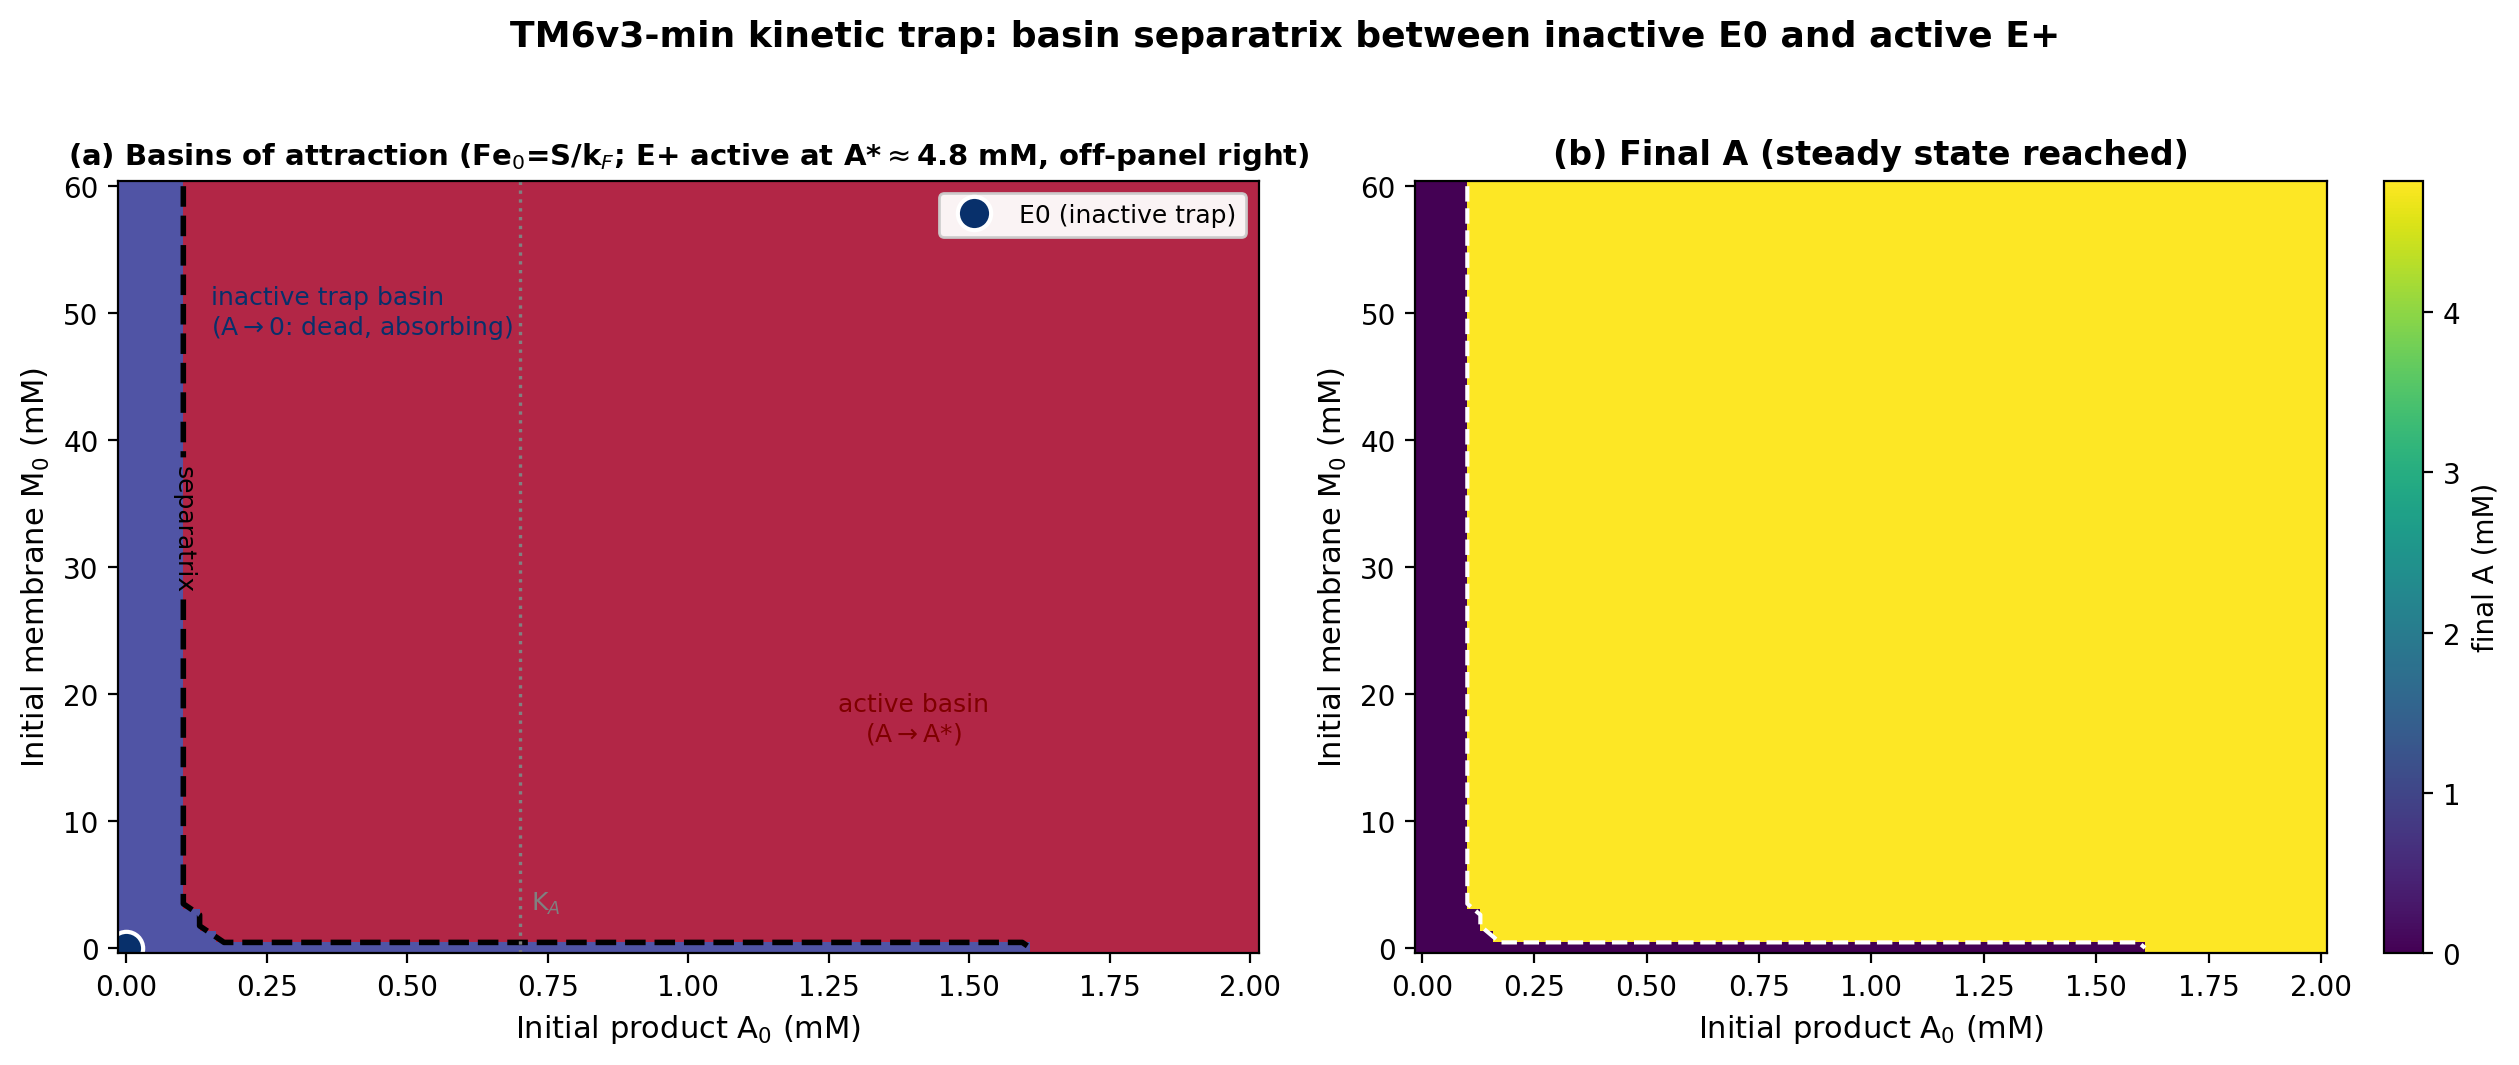

Generate this figure with Python:
#!/usr/bin/env python3
"""
Basin-of-attraction portrait for TM6v3-min (Paper #2 SS3.4) -- the "kinetic trap".

Consilium (s-2026-06-12) recommendation (chemist): a numerical basin map with the
separatrix shows the REAL (large) basin of the active state and the threshold, far
more convincingly to a chemistry reviewer than a local quadratic Lyapunov certificate
(which would certify a physically empty ~1e-9 M ball). Two basins:
  * inactive trap E0 = (0, 0, S/kF)  -- A -> 0  (dead / point of no return)
  * active state  E+ (A* ~ 4.82 mM)  -- A stays > 0

Grid of initial conditions in (A0, M0) at Fe0 = S/kF; integrate; classify by final A.
ODE + params identical to fig5_protocell_model.py (verified).
"""
import matplotlib
matplotlib.use('Agg')
import matplotlib.pyplot as plt
import numpy as np
from scipy.integrate import solve_ivp

OUTDIR = r'D:\home\ignat\project-third-matter\paper\KineticTrap\figures'

PARAMS = dict(
    k1=1e-4, Ka=7e-4, f1=5e-3, Km_f=5e-4, km=3e-2,
    k_fe_gen=5e-5, fe_supply=5e-8, kd_A=1e-4, kd_m=3e-6, kd_fe=3e-4,
)
Fe0 = PARAMS['fe_supply'] / PARAMS['kd_fe']  # S/kF = E0 Fe value


def rhs(t, y, p):
    A, M, Fe = [max(v, 0.0) for v in y]
    f1_eff = p['f1'] * M / (p['Km_f'] + M)
    hill_a = A**2 / (p['Ka']**2 + A**2) if A > 0 else 0.0
    r1 = p['k1'] * f1_eff * hill_a
    r3m = p['km'] * Fe * A
    dA = r1 - p['kd_A'] * A
    dM = r3m - p['kd_m'] * M
    dFe = p['k_fe_gen'] * A + p['fe_supply'] - r3m - p['kd_fe'] * Fe
    return [dA, dM, dFe]


def final_A(A0, M0, t_end_h=4000.0):
    sol = solve_ivp(rhs, (0, t_end_h * 3600), [A0, M0, Fe0], args=(PARAMS,),
                    method='LSODA', rtol=1e-9, atol=1e-13, max_step=2000.0)
    return max(sol.y[0, -1], 0.0)


def main():
    nA, nM = 70, 70
    A_grid = np.linspace(0.0, 2.0e-3, nA)  # 0..2 mM seed product (zoom around threshold ~Ka)
    M_grid = np.linspace(0.0, 60e-3, nM)   # 0..60 mM membrane
    AF = np.zeros((nM, nA))
    A_star_guess = 4.82e-3
    thresh = 0.5 * A_star_guess            # classify active if final A > half of A*
    print(f"Integrating {nA}x{nM} = {nA*nM} ICs (Fe0={Fe0:.3e}) ...")
    for j, M0 in enumerate(M_grid):
        for i, A0 in enumerate(A_grid):
            AF[j, i] = final_A(A0, M0)
        print(f"  row {j+1}/{nM} done", flush=True)

    active = (AF > thresh).astype(float)

    fig, (ax1, ax2) = plt.subplots(1, 2, figsize=(13, 5.2))

    # Panel (a): basin map (binary) + separatrix contour
    ax1.pcolormesh(A_grid * 1e3, M_grid * 1e3, active, cmap='RdYlBu_r',
                   shading='auto', vmin=0, vmax=1, alpha=0.85)
    cs = ax1.contour(A_grid * 1e3, M_grid * 1e3, AF, levels=[thresh],
                     colors='black', linewidths=2.0, linestyles='--')
    ax1.clabel(cs, fmt='separatrix', fontsize=9)
    ax1.plot(0, 0, 'o', color='#08306b', ms=12, mec='white', mew=1.5,
             label='E0 (inactive trap)')
    ax1.axvline(PARAMS['Ka'] * 1e3, color='grey', ls=':', lw=1.2)
    ax1.text(PARAMS['Ka'] * 1e3 + 0.02, 3, 'K$_A$', color='grey', fontsize=9)
    ax1.set_xlabel('Initial product A$_0$ (mM)', fontsize=11)
    ax1.set_ylabel('Initial membrane M$_0$ (mM)', fontsize=11)
    ax1.set_title('(a) Basins of attraction (Fe$_0$=S/k$_F$; E+ active at A*$\\approx$4.8 mM, off-panel right)',
                  fontsize=10.5, fontweight='bold')
    ax1.legend(loc='upper right', fontsize=9, framealpha=0.95)
    ax1.text(0.15, 50, 'inactive trap basin\n(A$\\to$0: dead, absorbing)', color='#08306b',
             fontsize=9, ha='left', va='center')
    ax1.text(1.4, 18, 'active basin\n(A$\\to$A*)', color='#7f0000',
             fontsize=9, ha='center', va='center')

    # Panel (b): final A heatmap (continuous)
    pcm = ax2.pcolormesh(A_grid * 1e3, M_grid * 1e3, AF * 1e3, cmap='viridis',
                         shading='auto')
    ax2.contour(A_grid * 1e3, M_grid * 1e3, AF, levels=[thresh],
                colors='white', linewidths=1.5, linestyles='--')
    fig.colorbar(pcm, ax=ax2, label='final A (mM)')
    ax2.set_xlabel('Initial product A$_0$ (mM)', fontsize=11)
    ax2.set_ylabel('Initial membrane M$_0$ (mM)', fontsize=11)
    ax2.set_title('(b) Final A (steady state reached)', fontsize=12, fontweight='bold')

    fig.suptitle('TM6v3-min kinetic trap: basin separatrix between inactive E0 and active E+',
                 fontsize=13, fontweight='bold', y=1.02)
    fig.tight_layout()
    base = f'{OUTDIR}/fig_basin_portrait'
    fig.savefig(f'{base}.png', dpi=200, bbox_inches='tight')
    fig.savefig(f'{base}.pdf', bbox_inches='tight')
    plt.close(fig)

    # Threshold structure (the physical content; basin FRACTION is box-dependent, not reported as physical)
    print(f"Saved {base}.png/.pdf")
    print("NOTE: basin fraction is box-dependent (arbitrary A0,M0 range) -- not a physical quantity.")
    print("Physical content = ignition-threshold curve A0*(M0) (separatrix) vs Ka:")
    for j in [0, nM // 4, nM // 2, 3 * nM // 4, nM - 1]:
        row = active[j]
        ign = A_grid[np.argmax(row > 0)] * 1e3 if row.any() else float('nan')
        print(f"  M0={M_grid[j]*1e3:5.1f} mM -> ignition threshold A0* ~ {ign:.3f} mM (Ka={PARAMS['Ka']*1e3:.3f} mM)")


if __name__ == '__main__':
    main()
